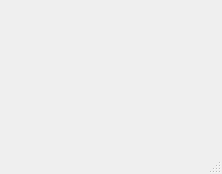
<?xml version="1.0" encoding="UTF-8"?>
<ui version="4.0">
 <class>cpuStatus</class>
 <widget class="QMainWindow" name="cpuStatus">
  <property name="geometry">
   <rect>
    <x>0</x>
    <y>0</y>
    <width>222</width>
    <height>174</height>
   </rect>
  </property>
  <property name="windowTitle">
   <string>MainWindow</string>
  </property>
  <widget class="QWidget" name="centralwidget"/>
  <widget class="QMenuBar" name="menubar">
   <property name="geometry">
    <rect>
     <x>0</x>
     <y>0</y>
     <width>222</width>
     <height>23</height>
    </rect>
   </property>
  </widget>
  <widget class="QStatusBar" name="statusbar"/>
 </widget>
 <resources/>
 <connections/>
</ui>
